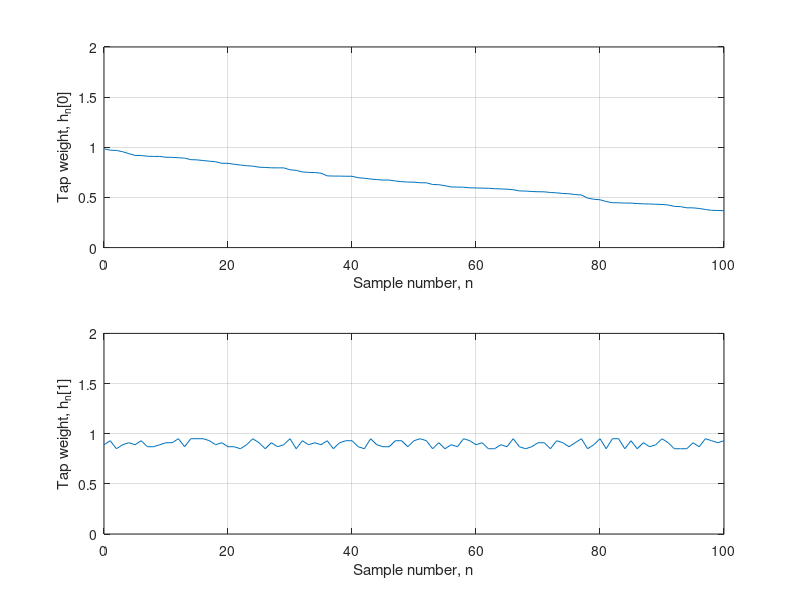
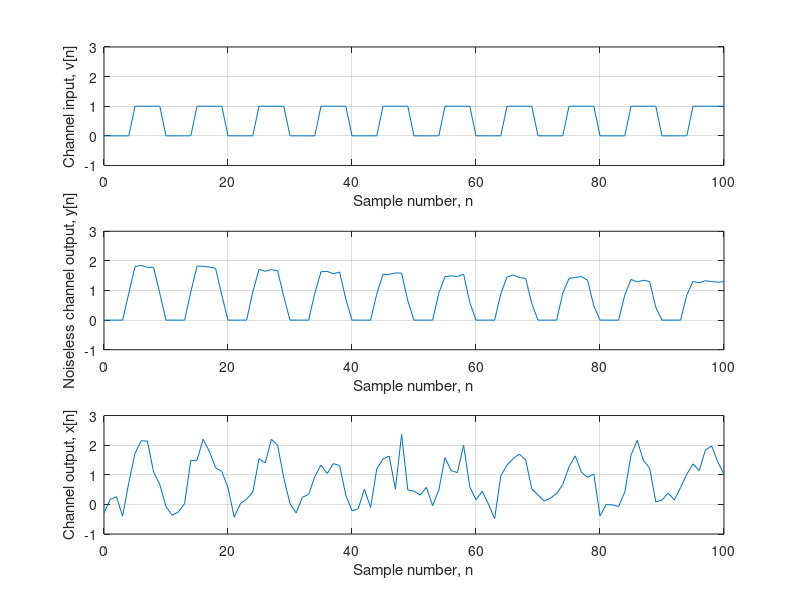
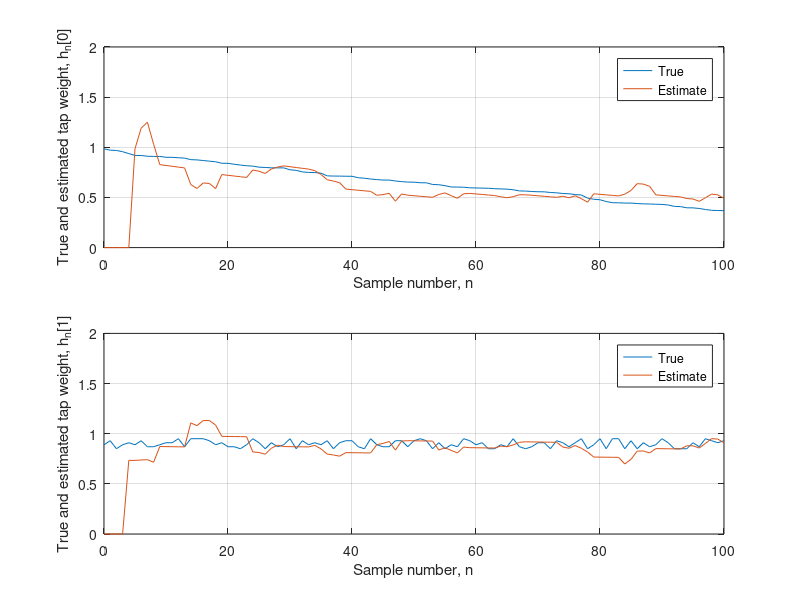
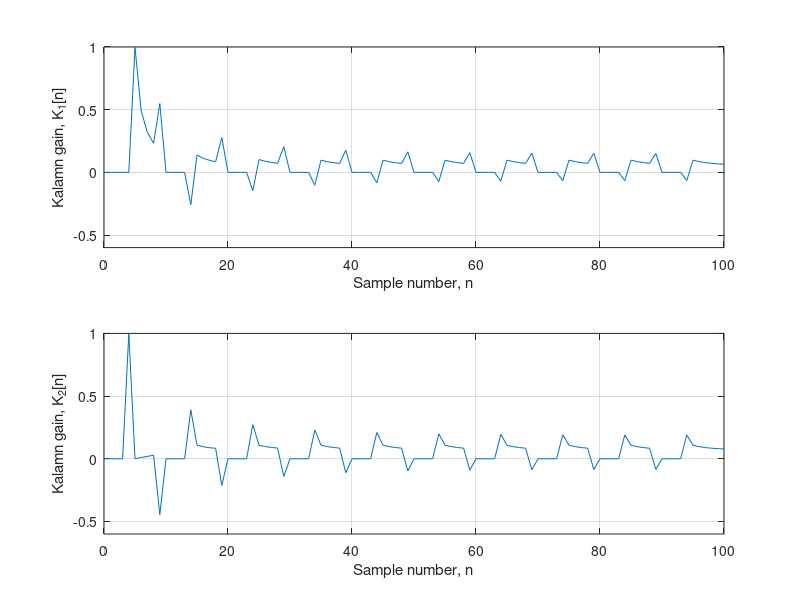

MATLAB code for these plots, in order:
clear all
close all

%Time varying Channel Estimation uisng Kalman Filter

A = [0.99 0; 0 0.999];
Q = 0.001 * eye(2);
N = 102;

% Initialization
h_hat = zeros(2,1);
M = 100*eye(2);


% channel coefficients 
h_0 = zeros(1,N-1);
h_1 = zeros(1,N-1);

Mn = zeros(2,N-1);
Kn = zeros(2,N-1);
H = zeros(2,N-1);


p1 = zeros(1,5);
p2 = ones(1,5);
p = [p1 p2];
V = repmat(p,1,10);
V = [V,1 1];


% Time Varying channel
h1 = exp(-rand([1, N-1]));
h1 = sort(h1);
h1 = h1(end:-1:1);
H(1,:) = h1;
b = 0.85:0.02:0.95;
H(2,:) = b(randi([1 6],1,N-1));

% noiseless output
y = zeros(1,N-1);
% noisyoutput
x1 = zeros(1,N-1);

for n=1:N-1

    hn_1_hat = A*h_hat;
    Mn_1 = A*M*A' + Q;
    

    %generate pilot signal 
    v = [V(n);V(n+1)];
    % generate h (time varying channel)
    h = [H(1,n);H(2,n)];
 
    % generate observation 
    x = v'*h + sqrt(0.1)*randn;
    K = Mn_1 * v./(0.1 + v'*Mn_1*v);
    h_hat = hn_1_hat + K * (x - v'*hn_1_hat);
    M = (eye(2) - K*v')*Mn_1;

    y(n) = v'*h;
    x1(n) = x;


    h_0(n) = h_hat(1);
    h_1(n) = h_hat(2);

    Kn(1,n) = K(1);
    Kn(2,n) = K(2);

    Mn(1,n) = M(1,1);
    Mn(2,n) = M(2,2);
end

figure(1)
subplot(211)
plot(0:N-2,H(1,:))
xlabel('Sample number, n')
ylabel('Tap weight, h_n[0]')
grid on
axis([0 100 0 2])

subplot(212)

plot(0:N-2,H(2,:))
xlabel('Sample number, n')
ylabel('Tap weight, h_n[1]')
grid on
axis([ 0 100 0 2])

figure(2)
subplot(311)
plot(0:N-2,V(1:end-1))
xlabel('Sample number, n')
ylabel('Channel input, v[n]')
grid on
axis([0 100 -1 3])

subplot(312)
plot(0:N-2,y)
xlabel('Sample number, n')
ylabel('Noiseless channel output, y[n]')
grid on
axis([0 100 -1 3])

subplot(313)
plot(0:N-2,x1)
xlabel('Sample number, n')
ylabel('Channel output, x[n]')
grid on
axis([0 100 -1 3])   

figure(3)
subplot(211)
plot(0:N-2,H(1,:))
hold on 
plot(0:N-2,h_0)
xlabel('Sample number, n')
ylabel('True and estimated tap weight, h_n[0]')
grid on
axis([0 100 0 2])
legend('True', 'Estimate')

subplot(212)
plot(0:N-2,H(2,:))
hold on 
plot(0:N-2,h_1)
xlabel('Sample number, n')
ylabel('True and estimated tap weight, h_n[1]')
grid on
axis([0 100 0 2])
legend('True', 'Estimate')

figure(4)
subplot(211)
plot(0:N-2,Kn(1,:))
xlabel('Sample number, n')
ylabel('Kalamn gain, K_1[n]')
grid on
axis([0 100 -0.6 1])

subplot(212)
plot(0:N-2,Kn(2,:))
xlabel('Sample number, n')
ylabel('Kalamn gain, K_2[n]')
grid on
axis([0 100 -0.6 1])

figure(5)
subplot(211)
plot(0:N-2,Mn(1,:))
xlabel('Sample number, n')
ylabel('Minimum MSE, M_{11}[n]')
grid on
axis([0 100 0 0.2])

subplot(212)
plot(0:N-2,Mn(2,:))
xlabel('Sample number, n')
ylabel('Minimum MSE, M_{11}[n]')
grid on
axis([0 100 0 0.2])
